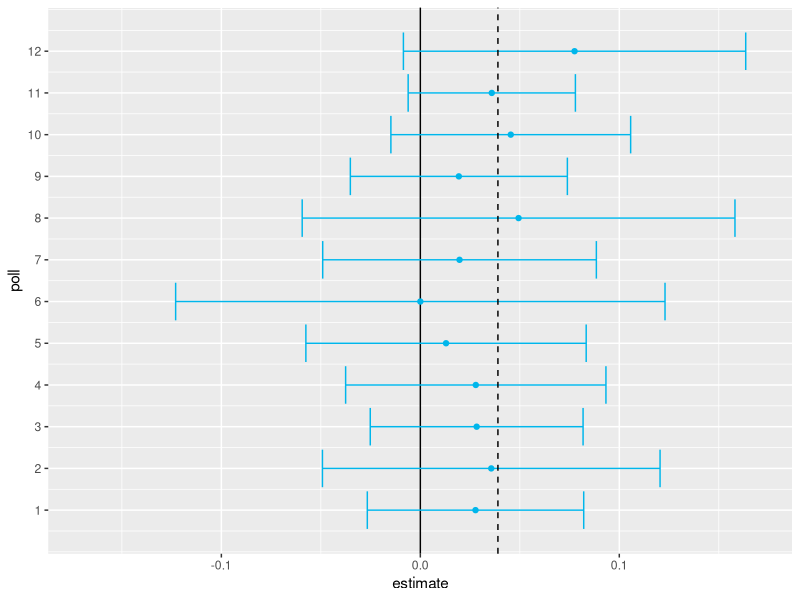
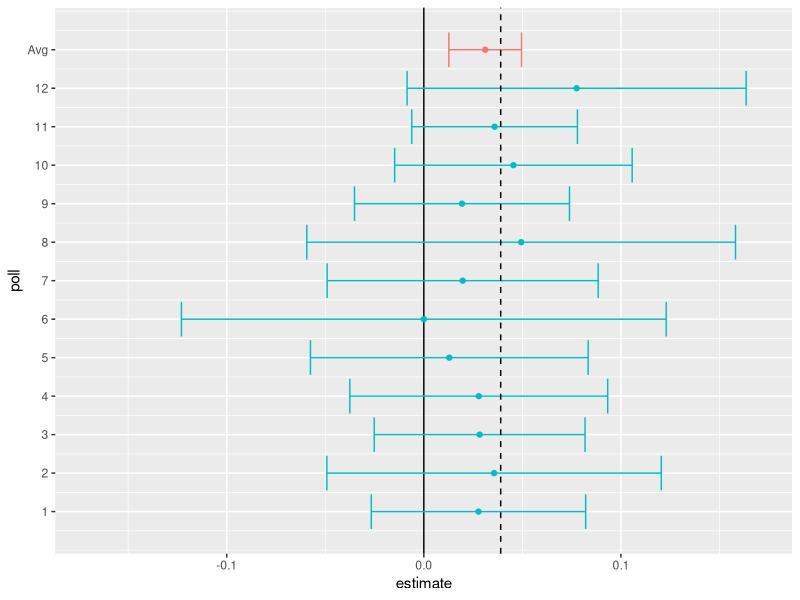
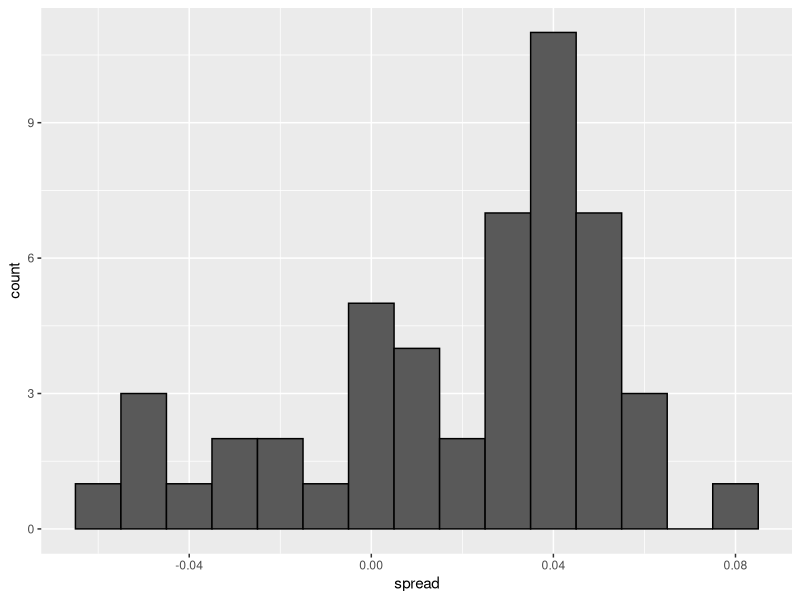
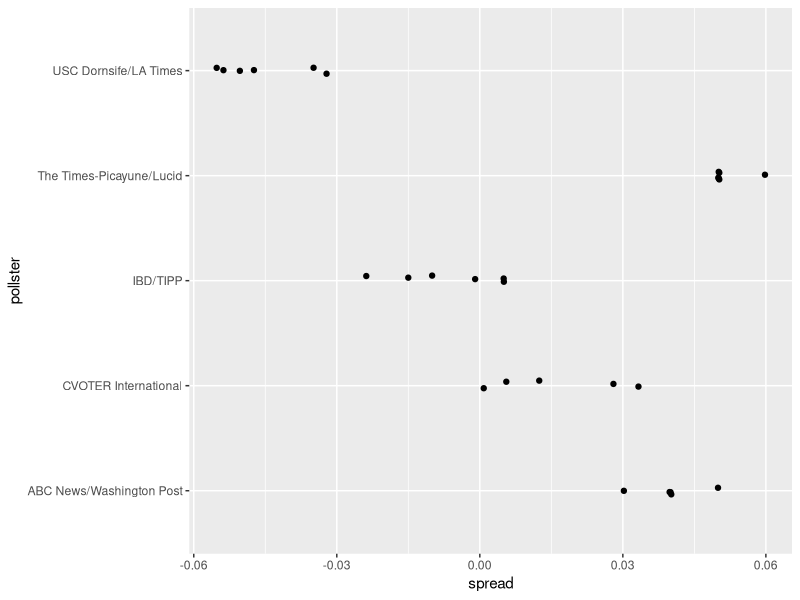
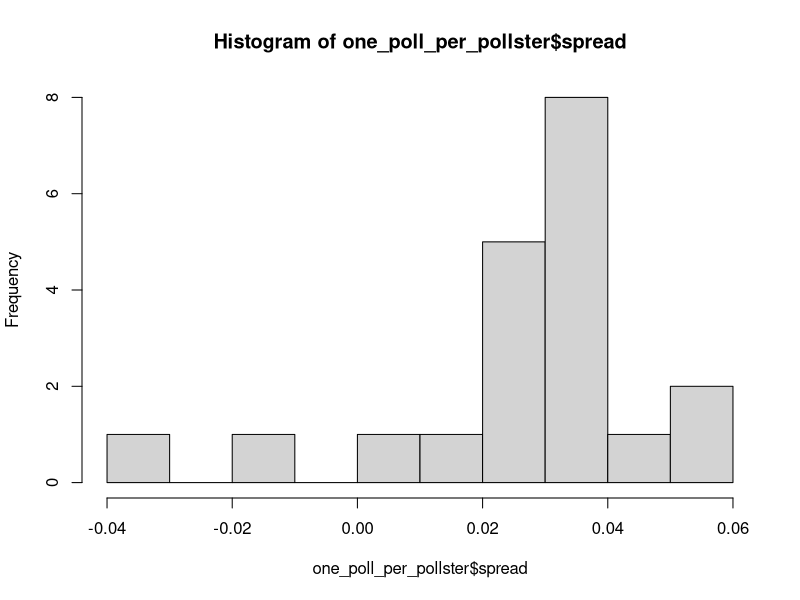
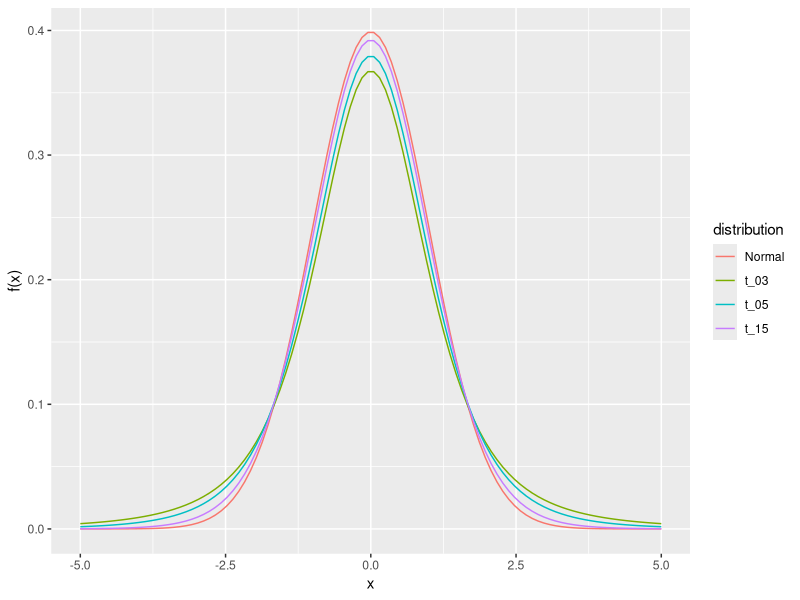
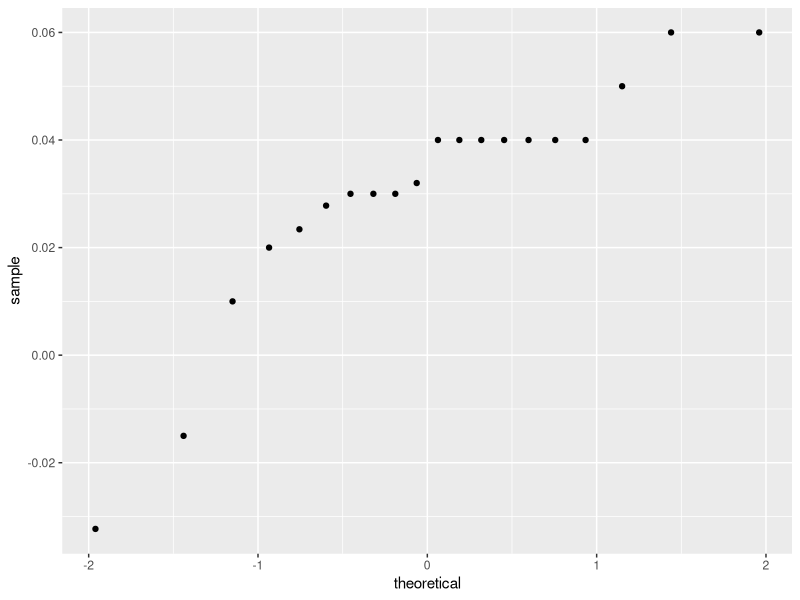

These charts were generated, in order, by the following R code:
## ---- chunk 1
set.seed(2)
library(tidyverse)
library(dslabs)
theta <- 0.039
Ns <- c(1298, 533, 1342, 897, 774, 254, 812, 324, 1291, 1056, 2172, 516)
p <- (theta + 1)/2

polls <- map_df(Ns, function(N) {
  x <- sample(c(0, 1), size = N, replace = TRUE, prob = c(1 - p, p))
  x_hat <- mean(x)
  se_hat <- sqrt(x_hat * (1 - x_hat) / N)
  list(estimate = 2 * x_hat - 1, 
    low = 2*(x_hat - 1.96*se_hat) - 1, 
    high = 2*(x_hat + 1.96*se_hat) - 1,
    sample_size = N)
}) |> mutate(poll = seq_along(Ns))
ggplot(polls, aes(poll, estimate, ymin = low, ymax = high)) + 
  geom_hline(yintercept = 0) + 
  geom_point(col = "#00B6EB") +
  geom_errorbar(col = "#00B6EB") + 
  coord_flip() +
  scale_x_continuous(breaks = 1:nrow(polls)) +
  scale_y_continuous(limits = c(-0.17, 0.17)) +
  geom_hline(yintercept = 2*p - 1, lty = 2) 
## ---- chunk 2
#| echo: false

theta_hat <- polls |> summarize(avg = sum(estimate*sample_size)/sum(sample_size)) |> pull(avg)
## ---- chunk 3
theta_hat <- polls |> summarize(avg = sum(estimate*sample_size)/sum(sample_size)) |> pull(avg)
p_hat <- (1 + theta_hat)/2
moe <- 2*1.96*sqrt(p_hat*(1 - p_hat)/sum(polls$sample_size))
new_row <- tibble(theta_hat, theta_hat - moe, theta_hat + moe, sum(polls$sample_size),13)
names(new_row) <- names(polls)
polls2 <- bind_rows(polls, new_row)
polls2$label <- as.character(1:13)
polls2$label[13] <- "Avg"
polls2$col <- as.character(c(rep(2, 12), 1))

polls2 |> 
  ggplot(aes(poll, estimate, ymin = low, ymax = high, color = col)) + 
  geom_hline(yintercept = 0) + 
  geom_point(show.legend = FALSE) +
  geom_errorbar(show.legend = FALSE) + 
  coord_flip() +
  scale_x_continuous(breaks = 1:nrow(polls2), labels = polls2$label) +
  scale_y_continuous(limits = c(-0.17, 0.17)) +
  geom_hline(yintercept = 2*p - 1, lty = 2) 
## ---- chunk 4
library(dslabs)
polls <- polls_us_election_2016 |> 
  filter(state == "U.S." & enddate >= "2016-11-02" & population == "lv") |>
  mutate(spread = rawpoll_clinton/100 - rawpoll_trump/100) 
## ---- chunk 5
theta_hat <- with(polls, sum(spread*samplesize)/sum(samplesize)) 
## ---- chunk 6
p_hat <- (theta_hat + 1)/2 
moe <- 2*1.96*sqrt(p_hat*(1 - p_hat)/sum(polls$samplesize))
## ---- chunk 7
polls |> ggplot(aes(spread)) + geom_histogram(color = "black", binwidth = .01)
## ---- chunk 8
polls |> count(pollster) |> arrange(desc(n)) |> head(5)
## ---- chunk 9
polls |> group_by(pollster) |> 
  filter(n() >= 5) |>
  ggplot(aes(pollster, spread)) + 
  geom_jitter(width = 0.05) +
  coord_flip()
## ---- chunk 10
polls |> group_by(pollster) |> filter(n() >= 5) |>
  summarize(se = 2*sqrt(p_hat*(1 - p_hat)/median(samplesize)))
## ---- chunk 11
one_poll_per_pollster <- polls |> group_by(pollster) |> 
  filter(enddate == max(enddate)) |> ungroup()
## ---- chunk 12
hist(one_poll_per_pollster$spread, breaks = 10)
## ---- chunk 13
sd(one_poll_per_pollster$spread)
## ---- chunk 14
results <- one_poll_per_pollster |> 
  summarize(avg = mean(spread), se = sd(spread)/sqrt(length(spread))) |> 
  mutate(start = avg - 1.96*se, end = avg + 1.96*se) 
round(results*100, 2)
## ---- chunk 15
x <- seq(-5, 5, len = 100)
data.frame(x = x, Normal = dnorm(x, 0, 1), t_03 = dt(x, 3), t_05 = dt(x, 5), t_15 = dt(x, 15)) |> pivot_longer(-x, names_to = "distribution", values_to = "f") |> ggplot(aes(x, f, color = distribution)) + geom_line() + ylab("f(x)")
## ---- chunk 16
one_poll_per_pollster |> ggplot(aes(sample = spread)) + stat_qq()
## ---- chunk 17
n <- length(one_poll_per_pollster$spread)
ttest_ci <- one_poll_per_pollster |> 
  summarize(avg = mean(spread), se = sd(spread)/sqrt(length(spread))) |> 
  mutate(start = avg - qt(0.975, n - 1)*se, end = avg + qt(0.975, n - 1)*se) |>
  select(start, end)
round(ttest_ci*100, 2)
## ---- chunk 18
qt(0.975, n - 1)
## ---- chunk 19
qnorm(0.975)
## ---- chunk 20
polls_us_election_2016 |>
  filter(state == "Wisconsin" & enddate > "2016-11-01" & 
            population == "lv" & grade %in% c("A+","A","A-","B+","B")) |>
  left_join(results_us_election_2016, by = "state") |>
  mutate(spread = rawpoll_clinton - rawpoll_trump, actual = clinton - trump) |>
  summarize(actual = first(actual), estimate = mean(spread), sd = sd(spread)) 
